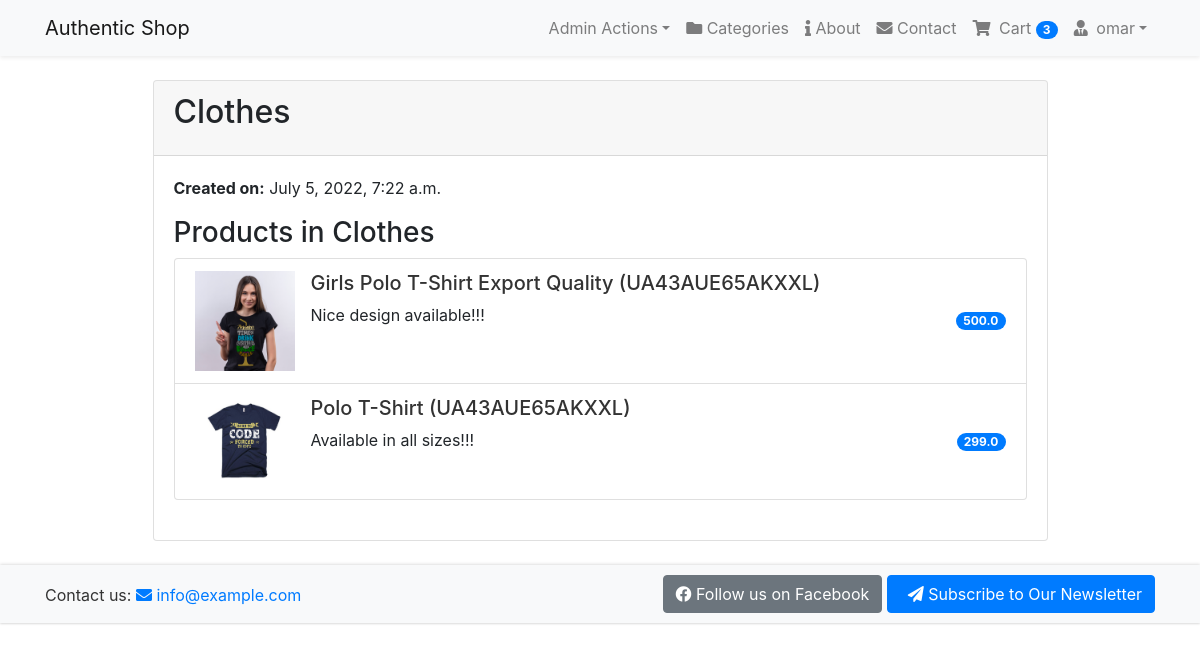
Page /category/2/ (signed in) on the committed database.
### accounts/models.py (models this page shows, shortened)
class User(AbstractBaseUser, PermissionsMixin):
    email = models.EmailField(unique=True, null=False)
    is_staff = models.BooleanField(
        gettext_lazy('staff status'),
        default=False,
        help_text=gettext_lazy('Designates whether the user can log in this site')
    )
    is_active = models.BooleanField(
        gettext_lazy('active'),
        default=True,
        help_text=gettext_lazy('Designates whether this user should be treated as active. Unselect this instead of deleting accounts')
    )
    USERNAME_FIELD = 'email'
    objects = MyUserManager()

class Profile(models.Model):
    user = models.OneToOneField(User, on_delete=models.CASCADE, related_name='profile')
    username = models.CharField(max_length=264, blank=True)
    full_name = models.CharField(max_length=264, blank=True)
    address_1 = models.TextField(max_length=300, blank=True)
    city = models.CharField(max_length=50, blank=True)
    zipcode = models.CharField(max_length=12, blank=True)
    country = models.CharField(max_length=50, blank=True)
    phone = models.CharField(max_length=25, blank=True)
    date_joined = models.DateTimeField(auto_now_add=True)

### order/models.py (models this page shows, shortened)
class Order(models.Model):
    orderItems = models.ManyToManyField(Cart)
    user = models.ForeignKey(settings.AUTH_USER_MODEL, on_delete=models.CASCADE)
    ordered = models.BooleanField(default=False)
    created = models.DateTimeField(auto_now_add=True)
    paymentId = models.CharField(max_length=264, blank=True, null=True)
    orderId = models.CharField(max_length=200, blank=True, null=True)

### shop/models.py (models this page shows, shortened)
class Category(models.Model):
    title = models.CharField(max_length=20)
    created = models.DateTimeField(auto_now_add=True)
    class Meta:
        verbose_name_plural = 'Categories'

class Product(models.Model):
    mainImage = models.ImageField(upload_to='Products')
    name = models.CharField(max_length=265)
    category = models.ForeignKey(Category, on_delete=models.CASCADE, related_name='category')
    preview_text = models.TextField(max_length=200, verbose_name='Preview Text')
    detail_text = models.TextField(max_length=1000, verbose_name='Description')
    price = models.FloatField()
    old_price = models.FloatField(default=0.00)
    created = models.DateTimeField(auto_now_add=True)
    def get_absolute_url(self):
        return reverse('shop:product_detail', kwargs={'pk': self.pk})
    class Meta:
        ordering = ['-created']

### shop/views.py (the view)
# urls.py: path('category/<int:pk>/', views.CategoryDetailView.as_view(), name='category_detail'),
class CategoryDetailView(DetailView):
    model = Category
    template_name = 'shop/category_detail.html'
    context_object_name = 'category'
    def get_context_data(self, **kwargs):
        context = super().get_context_data(**kwargs)
        category = self.get_object()
        context['products'] = category.category.all()  # Second category is the related name in the Product model
        return context

### order/templatetags/cart_tag.py (called while the page is built)
@register.filter
def cart_total(user):  # It will take a parameter as user.
    order = Order.objects.filter(user=user, ordered=False)  # It will check the orders without payment for this user.
    if order.exists():
        return order[0].orderItems.count()  # To convert the order from tuple/list to single object we use [0].
    else:
        return 0

### templates/shop/category_detail.html
{% extends 'base.html' %}
{% block content %}
<div class="container my-4">
    <div class="row">
        <div class="col-md-10 offset-md-1">
            <div class="card">
                <div class="card-header">
                    <h2 class="card-title">{{ category.title }}</h2>
                </div>
                <div class="card-body">
                    <p><strong>Created on:</strong> {{ category.created }}</p>
                    <h3>Products in {{ category.title }}</h3>
                    <ul class="list-group">
                        {% for product in products %}
                        <li class="list-group-item d-flex justify-content-between align-items-center">
                            <div class="media">
                                <img src="{{ product.mainImage.url }}" class="mr-3" alt="{{ product.name }}" style="max-width: 100px;">
                                <div class="media-body">
                                    <h5 class="mt-0"><a href="{{ product.get_absolute_url }}">{{ product.name }}</a></h5>
                                    <p>{{ product.preview_text }}</p>
                                </div>
                            </div>
                            <span class="badge badge-primary badge-pill">{{ product.price }}</span>
                        </li>
                        {% empty %}
                        <li class="list-group-item">No products available in this category.</li>
                        {% endfor %}
                    </ul>
                </div>
            </div>
        </div>
    </div>
</div>
{% endblock %}

### templates/navbar.html (shortened to what this page needs)
{% load cart_tag %}
<nav class="navbar navbar-expand-lg navbar-light bg-light shadow-sm">
    <div class="container">
        <a class="navbar-brand" href="{% url 'shop:home' %}">Authentic Shop</a>
        <div class="collapse navbar-collapse" id="navbarSupportedContent">
            <ul class="navbar-nav ml-auto align-items-center">
                {% if user.is_authenticated and user.is_staff %}
                <li class="nav-item dropdown">
                    <a class="nav-link dropdown-toggle" href="#" id="adminDropdown" role="button"
                        data-toggle="dropdown" aria-haspopup="true" aria-expanded="false">
                        Admin Actions</a>
                </li>
                {% endif %}
                <li class="nav-item">
                    <a href="{% url 'shop:category_list' %}" class="nav-link">
                        <i class="fas fa-folder"></i> Categories</a>
                </li>
                <li class="nav-item">
                    <a href="{% url 'newsletter:about' %}" class="nav-link">
                        <i class="fas fa-info"></i> About</a>
                </li>
                <li class="nav-item">
                    <a href="{% url 'newsletter:contact' %}" class="nav-link">
                        <i class="fas fa-envelope"></i> Contact</a>
                </li>
                {% if request.user.is_authenticated %}
                <li class="nav-item">
                    <a href="{% url 'order:cart' %}" class="nav-link position-relative">
                        <i class="fa fa-shopping-cart mr-1"></i> Cart
                        <span class="badge badge-pill badge-primary cart-badge">{{ request.user|cart_total }}</span>
                    </a>
                </li>
                <li class="nav-item dropdown">
                    <a class="nav-link dropdown-toggle" href="#" id="navbarDropdown" role="button"
                        data-toggle="dropdown" aria-haspopup="true" aria-expanded="false">
                        <i class="fas fa-user-tie mr-1"></i> {{ request.user.profile.username }}</a>
                </li>
                {% else %}
                <li class="nav-item">
                    <a href="{% url 'accounts:login' %}" class="nav-link btn btn-primary text-white">
                        <i class="fas fa-sign-in-alt mr-1"></i> Login
                    </a>
                </li>
                {% endif %}
            </ul>
        </div>
    </div>
</nav>

### static/css/main.css (style rules this page uses)
.list-group { margin-bottom: 20px; }
.list-group-item { cursor: pointer; transition: background-color 0.3s ease; }
.list-group-item a { color: #333; }

### rows in the picture
User: user|cart_total "3", user.profile.username "omar"
Category: title "Clothes", created "July 5, 2022, 7:22 a.m."
Product: mainImage (picture), name "Girls Polo T-Shirt Export Quality (UA43AUE65AKXXL)", preview_text "Nice design available!!!", price "500.0"
Product: mainImage (picture), name "Polo T-Shirt (UA43AUE65AKXXL)", preview_text "Available in all sizes!!!", price "299.0"
